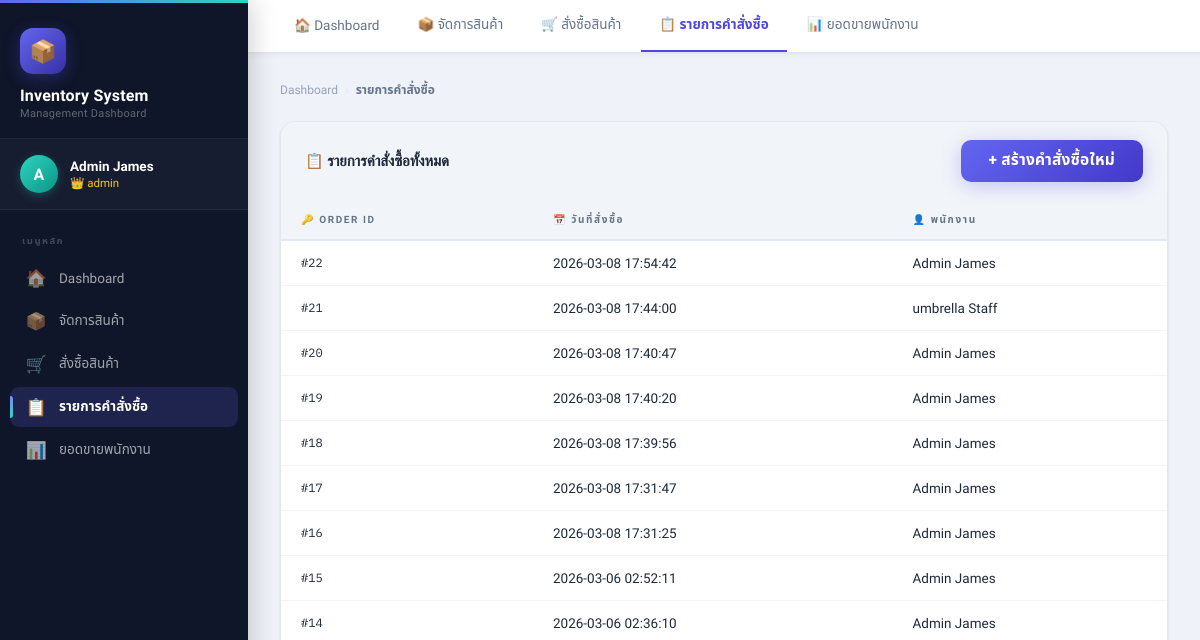
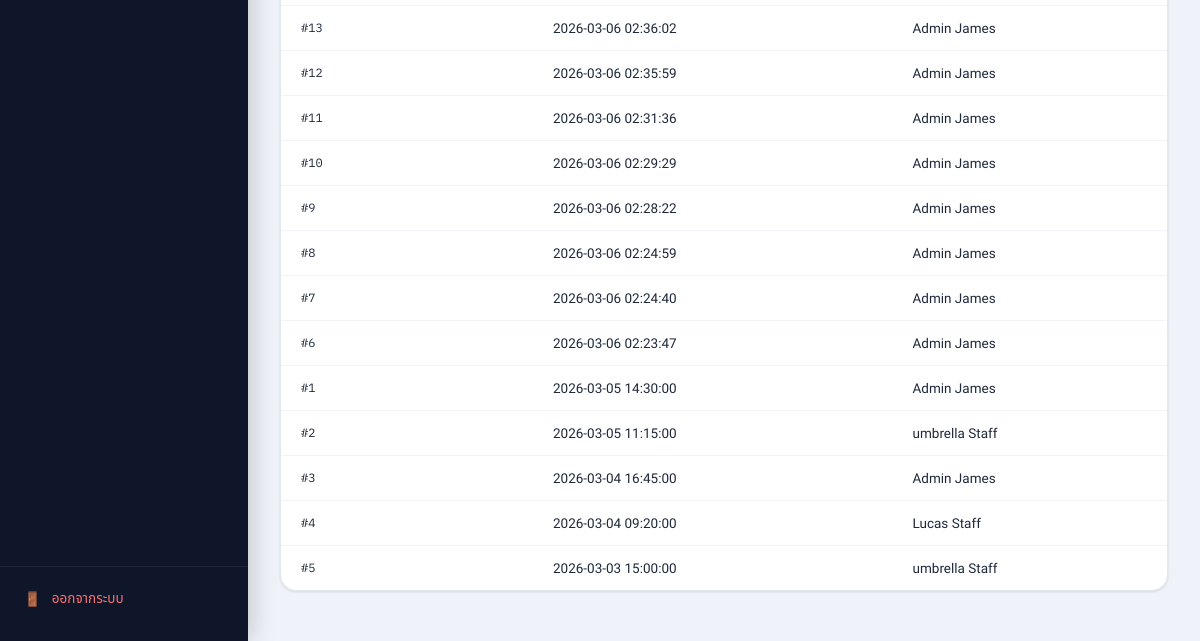
Page /Database/order_list.php (signed in) on the earlier database version (2 pictures, top to bottom).
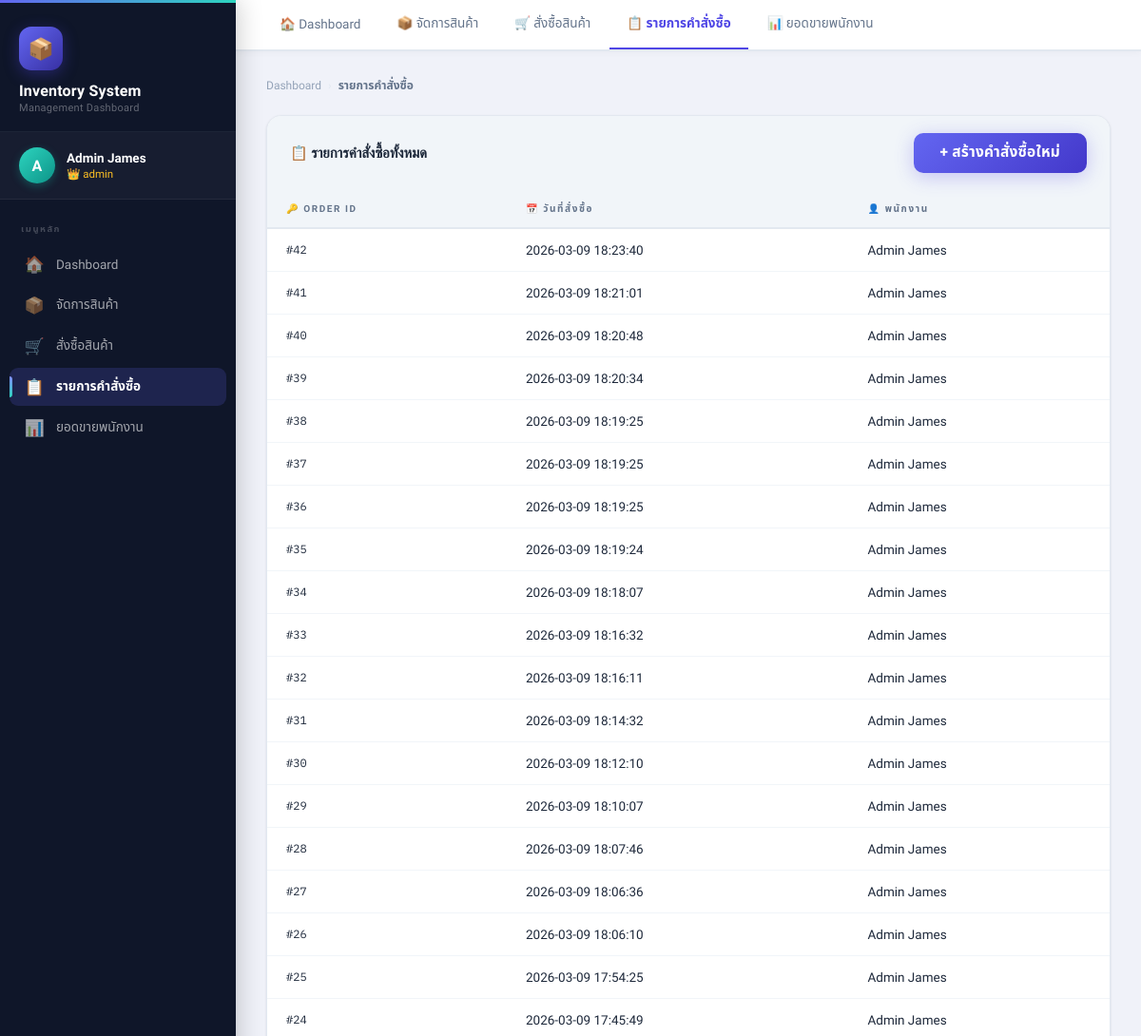
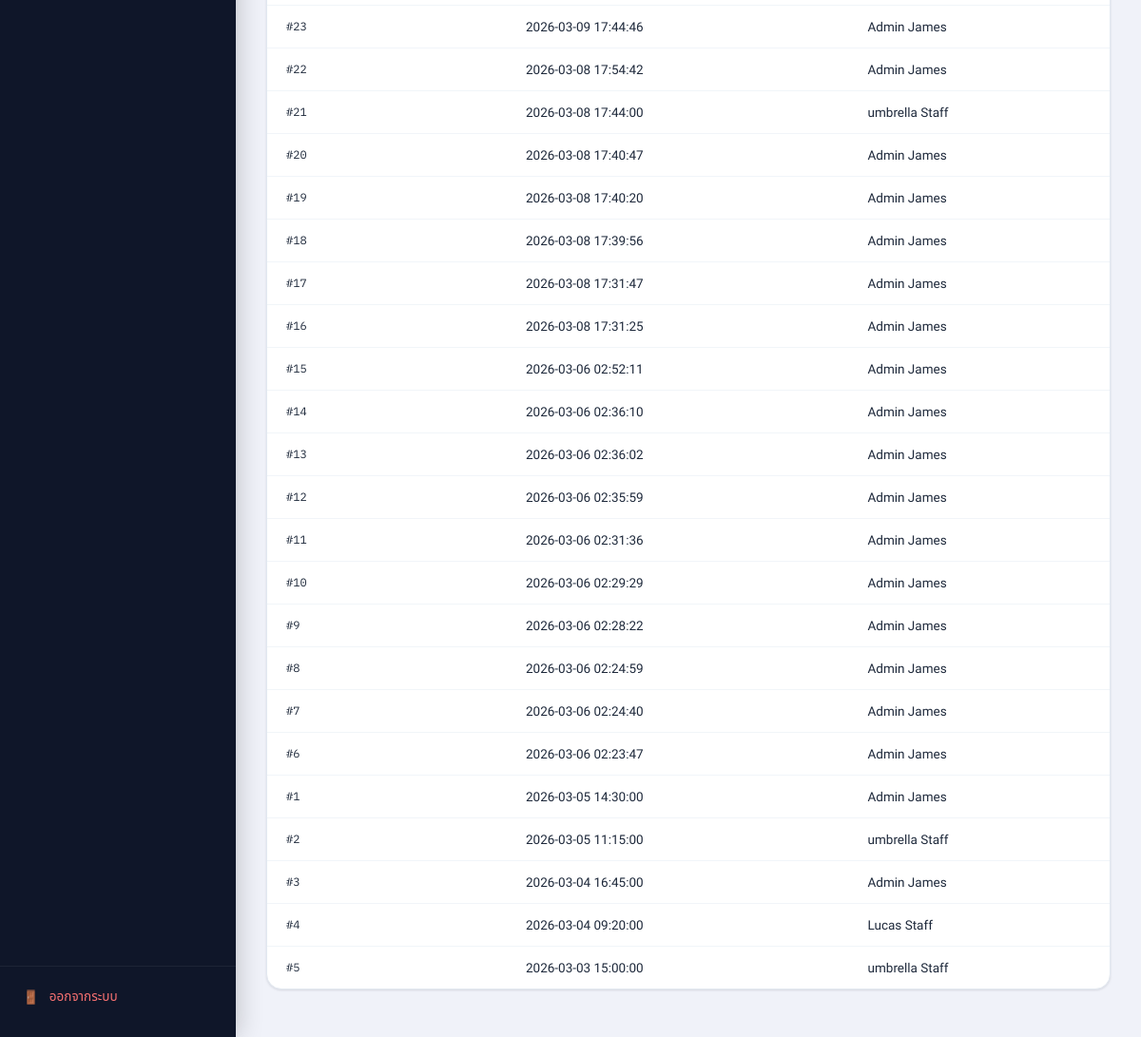
Same page on the later database version (2 pictures, top to bottom).
### tables this page shows
CREATE TABLE `orders` (
  `order_id` int(11) NOT NULL,
  `user_id` int(11) NOT NULL,
  `status` enum('pending','completed','cancelled') NOT NULL DEFAULT 'pending',
  `subtotal` decimal(12,2) NOT NULL DEFAULT 0.00,
  `vat` decimal(12,2) NOT NULL DEFAULT 0.00,
  `total` decimal(12,2) NOT NULL DEFAULT 0.00,
  `note` varchar(255) DEFAULT NULL,
  `order_date` datetime NOT NULL DEFAULT current_timestamp(),
  `updated_at` datetime NOT NULL DEFAULT current_timestamp() ON UPDATE current_timestamp(),
  `payment_method` enum('cash','qr') DEFAULT 'cash'
);

CREATE TABLE `users` (
  `user_id` int(11) NOT NULL,
  `name` varchar(100) NOT NULL,
  `email` varchar(150) NOT NULL,
  `password` varchar(255) NOT NULL,
  `role` enum('admin','staff') NOT NULL DEFAULT 'staff',
  `is_active` tinyint(1) NOT NULL DEFAULT 1,
  `created_at` datetime NOT NULL DEFAULT current_timestamp(),
  `updated_at` datetime NOT NULL DEFAULT current_timestamp() ON UPDATE current_timestamp(),
  `last_login` datetime DEFAULT NULL
);

### Database/order_list.php (the view, shortened to what this page needs)
<?php
include "db.php";
$user = $_SESSION['user'];
$sql = "
SELECT orders.order_id, orders.order_date, users.name
FROM orders
JOIN users ON orders.user_id = users.user_id
ORDER BY orders.order_date DESC
";
$result = $conn->query($sql);
?>
<!DOCTYPE html>
<html lang="th">
<head>
    <link rel="stylesheet" href="../Front/style.css">
</head>
<body class="dashboard-body">
<aside class="sidebar">
    <div class="sidebar-brand">
        <div class="brand-icon">📦</div>
        <div class="brand-title">Inventory System</div>
        <div class="brand-sub">Management Dashboard</div>
    </div>
    <div class="sidebar-user">
        <div class="user-avatar"><?php echo strtoupper(mb_substr($user['name'], 0, 1)); ?></div>
        <div>
            <div class="user-name"><?php echo htmlspecialchars($user['name']); ?></div>
            <div class="user-role">👑 <?php echo htmlspecialchars($user['role']); ?></div>
        </div>
    </div>
    <nav class="sidebar-nav">
        <div class="nav-label">เมนูหลัก</div>
        <a href="dashboard.php"  class="nav-item"><span class="nav-icon">🏠</span> Dashboard</a>
        <a href="products.php"   class="nav-item"><span class="nav-icon">📦</span> จัดการสินค้า</a>
        <a href="orders.php"     class="nav-item"><span class="nav-icon">🛒</span> สั่งซื้อสินค้า</a>
        <a href="order_list.php" class="nav-item active"><span class="nav-icon">📋</span> รายการคำสั่งซื้อ</a>
        <a href="staff_sales.php" class="nav-item"><span class="nav-icon">📊</span> ยอดขายพนักงาน</a>
    </nav>
    <div class="sidebar-logout">
        <a href="logout.php" class="logout-btn"><span>🚪</span> ออกจากระบบ</a>
    </div>
</aside>
<div class="dash-main">
    <nav class="topnav">
        <a href="dashboard.php"  class="topnav-tab">🏠 Dashboard</a>
        <a href="products.php"   class="topnav-tab">📦 จัดการสินค้า</a>
        <a href="orders.php"     class="topnav-tab">🛒 สั่งซื้อสินค้า</a>
        <a href="order_list.php" class="topnav-tab active">📋 รายการคำสั่งซื้อ</a>
        <a href="staff_sales.php" class="topnav-tab">📊 ยอดขายพนักงาน</a>
    </nav>
    <div class="page-content">
        <div class="breadcrumb">
            <a href="dashboard.php">Dashboard</a>
            <span class="sep">›</span>
            <span class="current">รายการคำสั่งซื้อ</span>
        </div>
        <div class="card">
            <div class="card-header">
                <h2>📋 รายการคำสั่งซื้อทั้งหมด</h2>
                <a href="orders.php" class="btn btn-primary btn-lg">+ สร้างคำสั่งซื้อใหม่</a>
            </div>
            <div class="table-wrap">
                <table class="data-table">
                    <thead>
                        <tr>
                            <th>🔑 Order ID</th>
                            <th>📅 วันที่สั่งซื้อ</th>
                            <th>👤 พนักงาน</th>
                        </tr>
                    </thead>
                    <tbody>
                    <?php if ($result && $result->num_rows > 0): ?>
                        <?php while ($row = $result->fetch_assoc()): ?>
                        <tr>
                            <td class="col-id">#<?php echo $row['order_id']; ?></td>
                            <td><?php echo htmlspecialchars($row['order_date']); ?></td>
                            <td><?php echo htmlspecialchars($row['name']); ?></td>
                        </tr>
                        <?php endwhile; ?>
                    <?php else: ?>
                        <tr class="empty-row">
                            <td colspan="3">📭 ยังไม่มีคำสั่งซื้อในระบบ</td>
                        </tr>
                    <?php endif; ?>
                    </tbody>
                </table>
            </div>
        </div>
    </div>
</div>
</body>
</html>

Differences in the rows shown:
added orders: order_id "42", order_date "2026-03-09 18:23:40", user.name "Admin James"
added orders: order_id "41", order_date "2026-03-09 18:21:01", user.name "Admin James"
added orders: order_id "40", order_date "2026-03-09 18:20:48", user.name "Admin James"
added orders: order_id "39", order_date "2026-03-09 18:20:34", user.name "Admin James"
added orders: order_id "38", order_date "2026-03-09 18:19:25", user.name "Admin James"
added orders: order_id "37", order_date "2026-03-09 18:19:25", user.name "Admin James"
added orders: order_id "36", order_date "2026-03-09 18:19:25", user.name "Admin James"
added orders: order_id "35", order_date "2026-03-09 18:19:24", user.name "Admin James"
added orders: order_id "34", order_date "2026-03-09 18:18:07", user.name "Admin James"
added orders: order_id "33", order_date "2026-03-09 18:16:32", user.name "Admin James"
added orders: order_id "32", order_date "2026-03-09 18:16:11", user.name "Admin James"
added orders: order_id "31", order_date "2026-03-09 18:14:32", user.name "Admin James"
added orders: order_id "30", order_date "2026-03-09 18:12:10", user.name "Admin James"
added orders: order_id "29", order_date "2026-03-09 18:10:07", user.name "Admin James"
added orders: order_id "28", order_date "2026-03-09 18:07:46", user.name "Admin James"
added orders: order_id "27", order_date "2026-03-09 18:06:36", user.name "Admin James"
added orders: order_id "26", order_date "2026-03-09 18:06:10", user.name "Admin James"
added orders: order_id "25", order_date "2026-03-09 17:54:25", user.name "Admin James"
added orders: order_id "24", order_date "2026-03-09 17:45:49", user.name "Admin James"
added orders: order_id "23", order_date "2026-03-09 17:44:46", user.name "Admin James"
